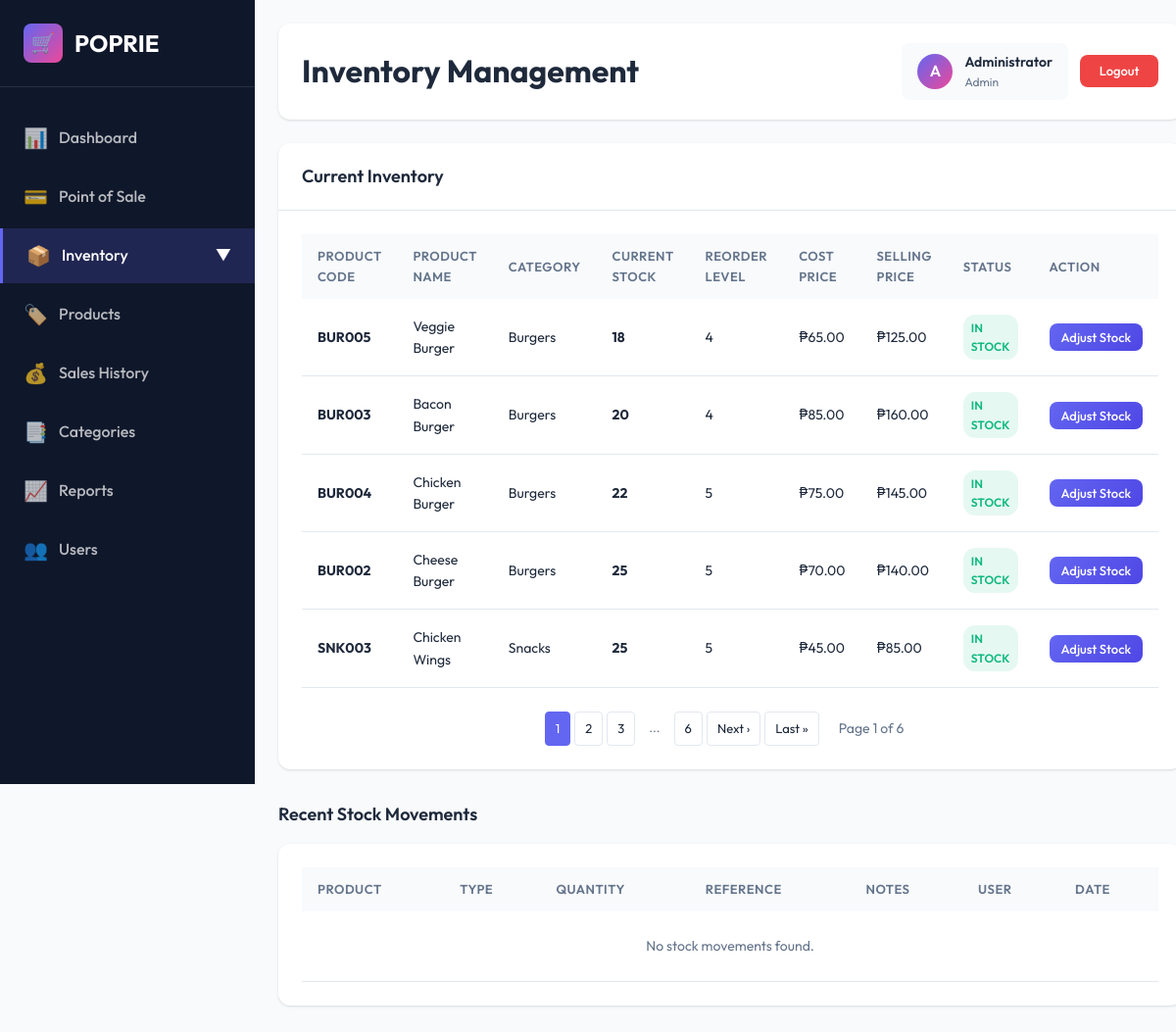
The app's page /inventory.php (signed in) with its own data.
### tables this page shows
CREATE TABLE IF NOT EXISTS products (
    product_id INT AUTO_INCREMENT PRIMARY KEY,
    product_code VARCHAR(50) UNIQUE NOT NULL,
    product_name VARCHAR(200) NOT NULL,
    category_id INT,
    description TEXT,
    cost_price DECIMAL(10, 2) NOT NULL,
    selling_price DECIMAL(10, 2) NOT NULL,
    stock_quantity INT DEFAULT 0,
    reorder_level INT DEFAULT 10,
    barcode VARCHAR(100),
    image_url VARCHAR(255),
    status ENUM('active', 'inactive') DEFAULT 'active',
    created_at TIMESTAMP DEFAULT CURRENT_TIMESTAMP,
    updated_at TIMESTAMP DEFAULT CURRENT_TIMESTAMP ON UPDATE CURRENT_TIMESTAMP,
    FOREIGN KEY (category_id) REFERENCES categories(category_id) ON DELETE SET NULL
);

CREATE TABLE IF NOT EXISTS categories (
    category_id INT AUTO_INCREMENT PRIMARY KEY,
    category_name VARCHAR(100) NOT NULL,
    description TEXT,
    created_at TIMESTAMP DEFAULT CURRENT_TIMESTAMP
);

### includes/auth.php (called while the page is built, shortened)
<?php
function getCurrentUser() {
    return [
        'user_id' => $_SESSION['user_id'] ?? null,
        'username' => $_SESSION['username'] ?? null,
        'full_name' => $_SESSION['full_name'] ?? null,
        'role' => $_SESSION['role'] ?? null
    ];
}
?>

### inventory.php (the view, shortened to what this page needs)
<?php
require_once 'includes/config.php';
require_once 'includes/auth.php';
$products_page = isset($_GET['products_page']) ? max(1, intval($_GET['products_page'])) : 1;
$products_limit = 5;
$products_offset = ($products_page - 1) * $products_limit;
$total_products = $conn->query("
    SELECT COUNT(*) as count
    FROM products p
    WHERE p.status = 'active'
")->fetch_assoc()['count'];
$total_products_pages = ceil($total_products / $products_limit);
$products = $conn->query("
    SELECT p.*, c.category_name
    FROM products p
    LEFT JOIN categories c ON p.category_id = c.category_id
    WHERE p.status = 'active'
    ORDER BY p.stock_quantity ASC
    LIMIT $products_limit OFFSET $products_offset
");
$movements_page = isset($_GET['movements_page']) ? max(1, intval($_GET['movements_page'])) : 1;
$movements_limit = 5;
$movements_offset = ($movements_page - 1) * $movements_limit;
$total_movements = $conn->query("
    SELECT COUNT(*) as count
    FROM stock_movements
")->fetch_assoc()['count'];
$movements = $conn->query("
    SELECT sm.*, p.product_name, u.full_name
    FROM stock_movements sm
    LEFT JOIN products p ON sm.product_id = p.product_id
    LEFT JOIN users u ON sm.user_id = u.user_id
    ORDER BY sm.movement_date DESC
    LIMIT $movements_limit OFFSET $movements_offset
");
?>
<!DOCTYPE html>
<html lang="en">
<head>
    <link rel="stylesheet" href="css/style.css">
</head>
<body>
    <div class="main-wrapper">
        <?php include 'includes/sidebar.php'; ?>
        <div class="main-content">
            <div class="header">
                <h1>Inventory Management</h1>
                <div class="header-actions">
                    <div class="user-info">
                        <div class="user-avatar"><?php echo strtoupper(substr($user['full_name'], 0, 1)); ?></div>
                        <div class="user-details">
                            <h4><?php echo htmlspecialchars($user['full_name']); ?></h4>
                            <p><?php echo ucfirst($user['role']); ?></p>
                        </div>
                    </div>
                    <a href="logout.php" class="btn btn-logout btn-sm">Logout</a>
                </div>
            </div>
            <div class="card">
                <div class="card-header">
                    <h3>Current Inventory</h3>
                </div>
                <div class="card-body">
                    <div class="table-responsive">
                        <table>
                            <thead>
                                <tr>
                                    <th>Product Code</th>
                                    <th>Product Name</th>
                                    <th>Category</th>
                                    <th>Current Stock</th>
                                    <th>Reorder Level</th>
                                    <th>Cost Price</th>
                                    <th>Selling Price</th>
                                    <th>Status</th>
                                    <th>Action</th>
                                </tr>
                            </thead>
                            <tbody>
                                <?php if ($products->num_rows > 0): ?>
                                    <?php while ($product = $products->fetch_assoc()): ?>
                                        <tr>
                                            <td><strong><?php echo htmlspecialchars($product['product_code']); ?></strong></td>
                                            <td><?php echo htmlspecialchars($product['product_name']); ?></td>
                                            <td><?php echo htmlspecialchars($product['category_name']); ?></td>
                                            <td><strong><?php echo $product['stock_quantity']; ?></strong></td>
                                            <td><?php echo $product['reorder_level']; ?></td>
                                            <td>₱<?php echo number_format($product['cost_price'], 2); ?></td>
                                            <td>₱<?php echo number_format($product['selling_price'], 2); ?></td>
                                            <td>
                                                <?php if ($product['stock_quantity'] == 0): ?>
                                                    <span class="badge badge-danger">Out of Stock</span>
                                                <?php elseif ($product['stock_quantity'] <= $product['reorder_level']): ?>
                                                    <span class="badge badge-warning">Low Stock</span>
                                                <?php else: ?>
                                                    <span class="badge badge-success">In Stock</span>
                                                <?php endif; ?>
                                            </td>
                                            <td>
                                                <button class="btn btn-primary btn-sm" onclick="openStockModal(<?php echo htmlspecialchars(json_encode($product)); ?>)">
                                                    Adjust Stock
                                                </button>
                                            </td>
                                        </tr>
                                    <?php endwhile; ?>
                                <?php endif; ?>
                            </tbody>
                        </table>
                    </div>
                    <?php if ($total_products_pages > 1): ?>
                        <div class="pagination-container">
                            <div class="pagination-controls">
                                <?php
                                $start_page = max(1, $products_page - 2);
                                $end_page = min($total_products_pages, $products_page + 2);
                                for ($i = $start_page; $i <= $end_page; $i++):
                                ?>
                                    <a href="?products_page=<?php echo $i; ?><?php echo isset($_GET['movements_page']) ? '&movements_page='.$_GET['movements_page'] : ''; ?>"
                                       class="<?php echo $i == $products_page ? 'active' : ''; ?>">
                                        <?php echo $i; ?>
                                    </a>
                                <?php
                                endfor;
                                if ($end_page < $total_products_pages) {
                                    if ($end_page < $total_products_pages - 1) {
                                        echo '<span class="dots">...</span>';
                                    }
                                    echo '<a href="?products_page=' . $total_products_pages . (isset($_GET['movements_page']) ? '&movements_page='.$_GET['movements_page'] : '') . '">' . $total_products_pages . '</a>';
                                }
                                ?>
                                <?php if ($products_page < $total_products_pages): ?>
                                    <a href="?products_page=<?php echo $products_page + 1; ?><?php echo isset($_GET['movements_page']) ? '&movements_page='.$_GET['movements_page'] : ''; ?>">Next ›</a>
                                    <a href="?products_page=<?php echo $total_products_pages; ?><?php echo isset($_GET['movements_page']) ? '&movements_page='.$_GET['movements_page'] : ''; ?>">Last »</a>
                                <?php endif; ?>
                            </div>
                            <div class="pagination-info">
                                Page <?php echo $products_page; ?> of <?php echo $total_products_pages; ?>
                            </div>
                        </div>
                    <?php endif; ?>
                </div>
            </div>
            <h2 class="section-title">Recent Stock Movements</h2>
            <div class="card">
                <div class="card-body">
                    <div class="table-responsive">
                        <table>
                            <thead>
                                <tr>
                                    <th>Product</th>
                                    <th>Type</th>
                                    <th>Quantity</th>
                                    <th>Reference</th>
                                    <th>Notes</th>
                                    <th>User</th>
                                    <th>Date</th>
                                </tr>
                            </thead>
                            <tbody>
                                <?php if ($movements->num_rows > 0): ?>
                                    <?php while ($movement = $movements->fetch_assoc()): ?>
                                        <tr>
                                            <td><?php echo htmlspecialchars($movement['product_name']); ?></td>
                                            <td>
                                                <?php if ($movement['movement_type'] === 'in'): ?>
                                                    <span class="badge badge-success">Stock In</span>
                                                <?php else: ?>
                                                    <span class="badge badge-danger">Stock Out</span>
                                                <?php endif; ?>
                                            </td>
                                            <td><strong><?php echo $movement['quantity']; ?></strong></td>
                                            <td><?php echo htmlspecialchars($movement['reference'] ?? '-'); ?></td>
                                            <td><?php echo htmlspecialchars($movement['notes'] ?? '-'); ?></td>
                                            <td><?php echo htmlspecialchars($movement['full_name']); ?></td>
                                            <td><?php echo date('M d, Y H:i', strtotime($movement['movement_date'])); ?></td>
                                        </tr>
                                    <?php endwhile; ?>
                                <?php else: ?>
                                    <tr>
                                        <td colspan="7" style="text-align: center; padding: 24px; color: var(--text-secondary);">
                                            No stock movements found.
                                        </td>
                                    </tr>
                                <?php endif; ?>
                            </tbody>
                        </table>
                    </div>
                </div>
            </div>
        </div>
    </div>
</body>
</html>

### css/style.css (style rules this page uses)
:root { --primary: #6366f1; --primary-dark: #4f46e5; --primary-light: #818cf8; --secondary: #ec4899; --secondary-dark: #db2777; --success: #10b981; --warning: #f59e0b; --danger: #ef4444; --dark: #0f172a; --dark-800: #1e293b; --dark-700: #334155; --dark-600: #475569; --light: #f8fafc; --light-100: #f1f5f9; --light-200: #e2e8f0; --white: #ffffff; --text-primary: #1e293b; --text-secondary: #64748b; --border: #e2e8f0; --shadow: 0 1px 3px 0 rgba(0, 0, 0, 0.1), 0 1px 2px -1px rgba(0, 0, 0, 0.1); --shadow-lg: 0 10px 15px -3px rgba(0, 0, 0, 0.1), 0 4px 6px -4px rgba(0, 0, 0, 0.1); --shadow-xl: 0 20px 25px -5px rgba(0, 0, 0, 0.1), 0 8px 10px -6px rgba(0, 0, 0, 0.1); --radius: 12px; --radius-sm: 8px; --radius-lg: 16px; }
* { margin: 0; padding: 0; box-sizing: border-box; }
body { font-family: 'Outfit', -apple-system, BlinkMacSystemFont, 'Segoe UI', sans-serif; background: #E8E4C9; color: var(--text-primary); line-height: 1.6; min-height: 100vh; width: 100%; overflow-x: hidden; }
.btn { padding: 12px 24px; border: none; border-radius: var(--radius-sm); font-size: 15px; font-weight: 600; font-family: 'Outfit', sans-serif; cursor: pointer; transition: all 0.2s; display: inline-flex; align-items: center; justify-content: center; gap: 8px; text-decoration: none; }
.btn-primary { background: linear-gradient(135deg, var(--primary), var(--primary-dark)); color: var(--white); padding: 14px; display: block; margin: 0 auto; }
.btn-primary.btn-sm { width: auto; min-width: 60px; }
.main-wrapper { display: flex; min-height: 100vh; background: var(--light); }
.main-content { flex: 1; margin-left: 260px; padding: 24px; transition: margin-left 0.3s ease; }
.header { background: var(--white); border-radius: var(--radius); padding: 20px 24px; margin-bottom: 24px; box-shadow: var(--shadow); display: flex; justify-content: space-between; align-items: center; }
.header-actions { display: flex; gap: 12px; align-items: center; }
.user-info { display: flex; align-items: center; gap: 12px; padding: 8px 16px; background: var(--light); border-radius: var(--radius-sm); }
.user-avatar { width: 36px; height: 36px; background: linear-gradient(135deg, var(--primary), var(--secondary)); border-radius: 50%; display: flex; align-items: center; justify-content: center; color: var(--white); font-weight: 600; }
.user-details h4 { font-size: 14px; font-weight: 600; color: var(--text-primary); }
.user-details p { font-size: 12px; color: var(--text-secondary); }
.btn-logout { background: var(--danger); color: var(--white); }
.card { background: var(--white); border-radius: var(--radius); box-shadow: var(--shadow); margin-bottom: 24px; }
.card-header { padding: 20px 24px; border-bottom: 1px solid var(--border); display: flex; justify-content: space-between; align-items: center; }
.card-header h3 { font-size: 18px; font-weight: 600; color: var(--text-primary); }
.card-body { padding: 24px; }
.table-responsive { overflow-x: auto; }
table { width: 100%; border-collapse: collapse; }
thead th { background: var(--light); padding: 12px 16px; text-align: left; font-weight: 600; font-size: 13px; color: var(--text-secondary); text-transform: uppercase; letter-spacing: 0.5px; }
tbody td { padding: 16px; border-bottom: 1px solid var(--border); font-size: 14px; }
.badge { display: inline-block; padding: 4px 12px; border-radius: 100px; font-size: 12px; font-weight: 600; }
.badge-success { background: rgba(16, 185, 129, 0.1); color: var(--success); }
.btn-sm { padding: 6px 12px; font-size: 13px; }
.badge { display: inline-block; padding: 4px 8px; font-size: 12px; font-weight: 600; border-radius: 12px; text-transform: uppercase; }
.btn-sm { padding: 8px 16px; font-size: 14px; font-weight: 500; min-width: 80px; text-align: center; vertical-align: middle; }
.btn-sm.btn-primary { margin-right: 2px; margin-left: 2px; }
.btn-sm { white-space: nowrap; padding: 6px 12px; font-size: 13px; margin: 0 !important; }
.btn-sm.btn-primary { margin-right: 0 !important; margin-left: 0 !important; }

### records on screen
products: product_code "BUR005", product_name "Veggie Burger", category.category_name "Burgers", stock_quantity "18", reorder_level "4", cost_price "65.00", selling_price "125.00", shows "IN STOCK"
products: product_code "BUR003", product_name "Bacon Burger", category.category_name "Burgers", stock_quantity "20", reorder_level "4", cost_price "85.00", selling_price "160.00", shows "IN STOCK"
products: product_code "BUR004", product_name "Chicken Burger", category.category_name "Burgers", stock_quantity "22", reorder_level "5", cost_price "75.00", selling_price "145.00", shows "IN STOCK"
products: product_code "BUR002", product_name "Cheese Burger", category.category_name "Burgers", stock_quantity "25", reorder_level "5", cost_price "70.00", selling_price "140.00", shows "IN STOCK"
products: product_code "SNK003", product_name "Chicken Wings", category.category_name "Snacks", stock_quantity "25", reorder_level "5", cost_price "45.00", selling_price "85.00", shows "IN STOCK"

### other values on screen
substr($user['full_name'], 0, 1) "A"
$user['full_name'] "Administrator"
$user['role'] "Admin"
$total_products_pages "6"
$products_page "1"
